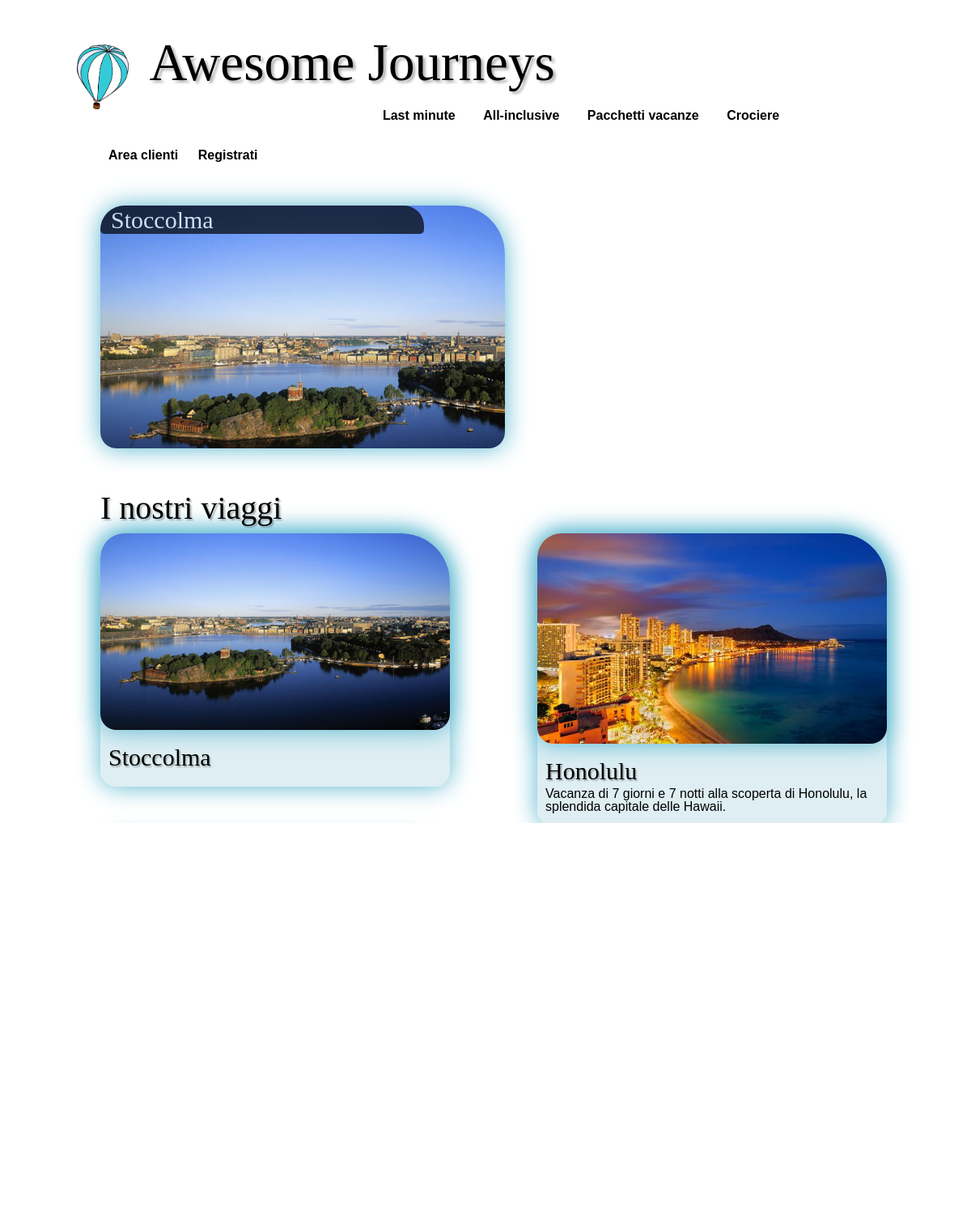
The page /AwesomeJourneys/index.php on the database as committed earlier.
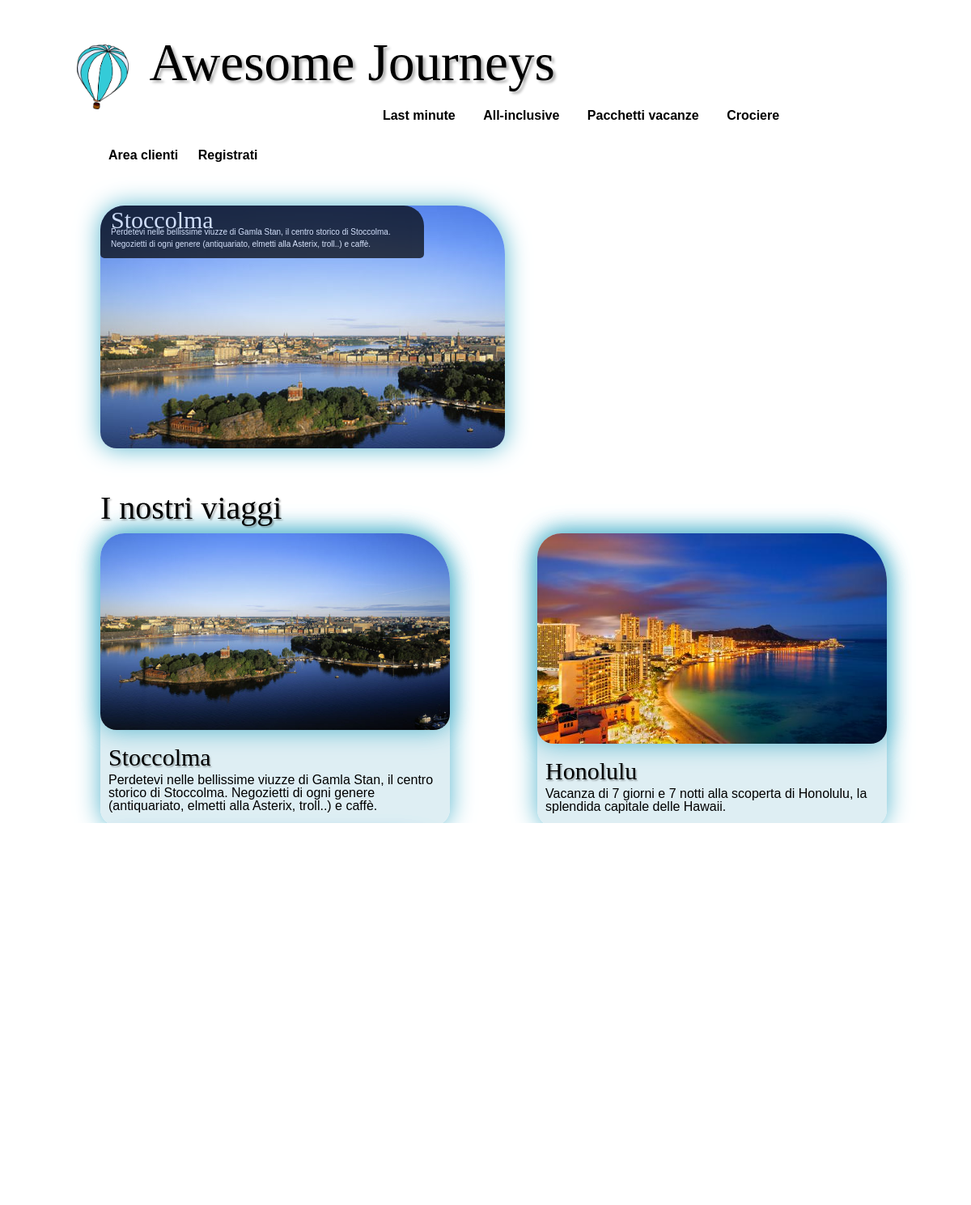
The same page on the database as committed later.
### tables this page shows
CREATE TABLE IF NOT EXISTS `journey` (
  `ID` int(11) NOT NULL AUTO_INCREMENT,
  `start_date` date NOT NULL,
  `end_date` date NOT NULL,
  `price` decimal(10,0) NOT NULL,
  `itinerary` int(11) NOT NULL,
  `creator` varchar(30) NOT NULL,
  `published` tinyint(1) NOT NULL DEFAULT '0',
  `publish_date` date DEFAULT NULL,
  PRIMARY KEY (`ID`)
);

CREATE TABLE IF NOT EXISTS `itinerary` (
  `ID` int(11) NOT NULL AUTO_INCREMENT,
  `name` varchar(50) DEFAULT NULL,
  `description` text,
  `photo` varchar(255) DEFAULT NULL,
  `creator` varchar(30) NOT NULL,
  `state` int(11) NOT NULL,
  `published` tinyint(1) NOT NULL DEFAULT '0',
  PRIMARY KEY (`ID`)
);

### AwesomeJourneys/controller/SearchController.php (called while the page is built, shortened)
<?php
include_once 'model/Journey/JourneySearchResult.php';
class SearchController {
    public function home(){
        $model = new JourneySearchResult();
        $model->searchJourney(null);
        return $model;
    }
}
?>

### AwesomeJourneys/model/connection.php (called while the page is built, shortened)
<?php
class Connection {
    private $link;
    function __construct(){
        $this->link = @mysql_connect(HOST, UTENTE, PASS) or die('Errore nella connessione: ' . mysql_error());
    }
    public function fetch_query($query){
        if($this->link){
            $tabella = @mysql_query($query) or die(@mysql_error());
            if($tabella){
                $risultato = NULL;
                while($row = @mysql_fetch_object($tabella)){
                    $risultato[] = $row;
                }
                return $risultato;
            }
            return FALSE;
        }
    }
}
?>

### AwesomeJourneys/model/Journey/JourneySearchResult.php (called while the page is built, shortened)
<?php
include_once 'model/connection.php';
include_once 'model/Journey/JourneyConcreteAggregator.php';
include_once 'model/Journey/JourneyConcreteIterator.php';
include_once 'model/Journey/Journey.php';
include_once 'model/Itinerary/CompleteItinerary.php';
class JourneySearchResult {
    private $aggregator;
    private $iterator;
    public function __construct() {
        $this->aggregator = new JourneyConcreteAggregator();
    }
    public function searchJourney($query){
        $c = new Connection();
        if($query == null)
            $query = "SELECT * FROM journey INNER JOIN itinerary ON journey.itinerary = itinerary.ID WHERE journey.published=1 ORDER BY start_date;";
        if($c){
            $table = $c->fetch_query($query);
            if($table){
                $numRows = count($table,COUNT_NORMAL);
                for($i=0; $i<$numRows; $i++){
                   $itinerary = new CompleteItinerary($table[$i]->creator, $table[$i]->ID, $table[$i]->name, $table[$i]->description);
                   $itinerary->setPhoto($table[$i]->photo);
                   if($table[$i]->published == 1)
                      $this->aggregator->add(new PublishedJourney($itinerary, $table[$i]->start_date, $table[$i]->end_date, $table[$i]->price, $table[$i]->creator, $table[$i]->publish_date));
                   else
                      $this->aggregator->add (new Journey ($itinerary, $table[$i]->start_date, $table[$i]->end_date, $table[$i]->price, $table[$i]->creator));
                }
            }
        }
        $this->iterator = $this->aggregator->createIterator();
    }
    public function fetchObject() {
        if ($this->iterator->hasNext())
            return $this->iterator->next();
        else
            return NULL;
    }
    public function replay(){
        $this->iterator->replay();
    }
}
?>

### AwesomeJourneys/model/Journey/JourneyConcreteAggregator.php (called while the page is built, shortened)
<?php
class JourneyConcreteAggregator implements JourneyAggregator{
    private $list;
    public function createIterator() {
        return new JourneyConcreteIterator($this->list);
    }
    public function add(Journey $object) {
        $this->list[] = $object;
    }
}
?>

### AwesomeJourneys/model/Journey/JourneyConcreteIterator.php (called while the page is built, shortened)
<?php
class JourneyConcreteIterator implements JourneyIterator {
    private $list;
    private $current;
    public function __construct($list) {
        $this->list = &$list;
        $this->current = -1;
    }
    public function next() {
        $this->current++;
        return $this->list[$this->current];
    }
    public function hasNext() {
        if($this->list)
            return ($this->current+1) < count($this->list, COUNT_NORMAL);
        else return false;
    }
    public function replay(){
        $this->current = -1;
    }
}
?>

### AwesomeJourneys/model/Journey/Journey.php (called while the page is built, shortened)
<?php
include_once 'model/Itinerary/ItineraryState.php';
class Journey {
    public $itinerary;
    public function __construct(CompleteItinerary $itinerary, $start_date, $end_date, $price, $creator) {
        $this->itinerary = $itinerary;
    }
    public function getItinerary(){
        return $this->itinerary;
    }
}
?>

### AwesomeJourneys/model/Itinerary/ItineraryState.php (called while the page is built, shortened)
<?php
abstract class ItineraryState{
    protected $name;
    protected $description;
    protected $photo;
    public function getName(){
        return $this->name;
    }
    public function getDescription(){
        return $this->description;
    }
    public function getPhoto(){
        return $this->photo;
    }
    public function setPhoto($photo){
        $this->photo = $photo;
    }
}

### AwesomeJourneys/model/Itinerary/CompleteItinerary.php (called while the page is built, shortened)
<?php
include_once 'model/Enumerations/ItineraryState.php';
include_once 'ItineraryState.php';
class CompleteItinerary extends ItineraryState{
    function __construct($creator, $id = NULL, $name = NULL, $description = NULL) {
        $this->name = $name;
        $this->description = $description;
    }
}

### AwesomeJourneys/view/home_sito.php (the view, shortened to what this page needs)
<?php include_once '_login.php'; ?>
<div id="s3slider">
    <ul id="s3sliderContent">
        <?php
            while($journey = $this->model->fetchObject()){
                $itinerary = $journey->getItinerary();
                echo "<li class='s3sliderImage'>
                        <img src='journeys/".$itinerary->getPhoto()."'>
                        <span>
                          <h3>".$itinerary->getName()."</h3>
                          <p>".$itinerary->getDescription()."</p>
                        </span>
                      </li>";
            }
        ?>
    </ul>
</div>
<div id="our_journeys"><h2>I nostri viaggi</h2></div>
<?php
$this->model->replay();
while($journey = $this->model->fetchObject()){
    $itinerary = $journey->getItinerary();
    echo "<div class='viaggio grid'>
            <img src='journeys/".$itinerary->getPhoto()."'>
            <span>
                <h3>".$itinerary->getName()."</h3>
                <p>".$itinerary->getDescription()."</p>
            </span>
          </div>";
}
?>
<div id="search_link"><a href="index.php?op=searchItineraryOrJourney" >Cerca</a></div>

### AwesomeJourneys/index.php (shortened to what this page needs)
<!DOCTYPE html>
<html>
    <head>
        <link rel="stylesheet" type="text/css" href="css/themes/start/jquery-ui-1.10.3.css" />
        <link rel="stylesheet" type="text/css" href="css/style_layout.css" />
    </head>
    <body>
        <div id='container'>
            <?php include_once 'view/_header.php' ?>
            <div id='content-wrapper'>
            <?php
            include_once 'controller/NavigationController.php';
            $navController = new NavigationController();
            $navController->invoke();
            ?>
            </div>
            <?php include_once 'view/_footer.php' ?>
        </div>
    </body>
</html>

### AwesomeJourneys/view/_header.php (shortened to what this page needs)
<header>
    <div>
        <span style="float: left; margin: 5px;">
            <img src="images/baloon.png" alt="baloon" style="max-height: 80px; max-width: 80px;">
        </span>
        <span style="float: left; line-height: 80px;">
            <h1><a href="index.php">Awesome Journeys</a></h1>
        </span>
    </div>
    <div id='menu'>
        <ul>
            <li><a href="#">Last minute</a></li>
            <li><a href="#">All-inclusive</a></li>
            <li><a href="#">Pacchetti vacanze</a></li>
            <li><a href="#">Crociere</a></li>
        </ul>
    </div>
</header>

### AwesomeJourneys/controller/NavigationController.php (shortened to what this page needs)
<?php
include_once 'SearchController.php';
class NavigationController {
    public function invoke(){
        if(isset($_GET['op']))
            $this->gestioneGET();
        else if(isset($_POST['op']))
            $this->gestionePOST();
        else
            $this->home();
    }
    public function home(){
        $c = new SearchController();
        $this->model = $c->home();
        require_once("view/home_sito.php");
    }
}
?>

### AwesomeJourneys/view/_login.php
<?php
    if(isset($user)){
        echo "<div id='div_login'><p>".$user->getRole()." profile  <a href='index.php?op=logout'>Logout</a></p></div>";
    }
    else{
        echo "<div id='div_login'><p><a href='index.php?op=login'>Area clienti</a>  <a href='index.php?op=register'>Registrati</a></p></div>";
    }
?>

### AwesomeJourneys/view/_footer.php (shortened to what this page needs)
<footer>
    <p>Io sono il footer</p>
</footer>

Rows that differ between the two databases and show on the page:
changed through a linked row, journey "Stoccolma": itinerary.description (not shown) → "Perdetevi nelle bellissime viuzze di Gamla Stan, il centro storico di Stoccolma. Negozietti di ogni genere (antiquariato, elmetti alla Asterix, troll..) e caffè."
